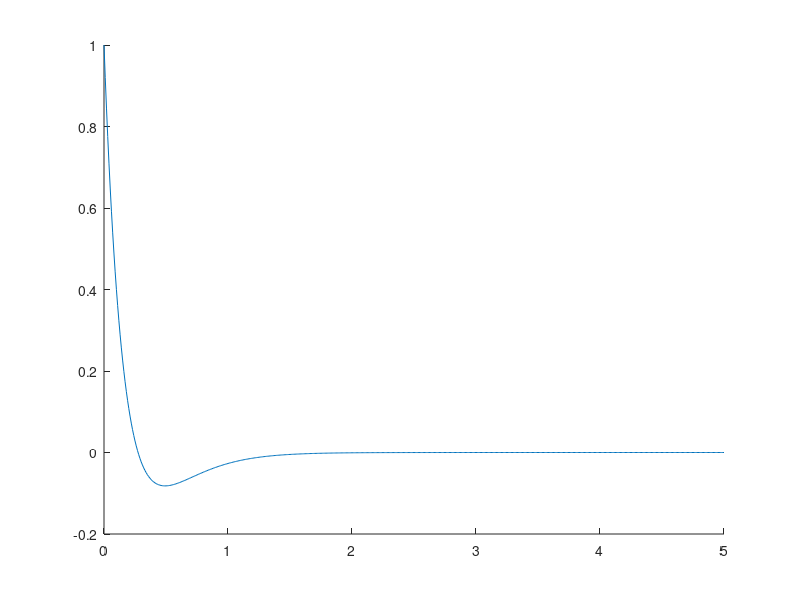

This chart was generated by the following MATLAB code:
A = [2,0;1,-1];
B = [1;1];
%p = [-0.1+1i,-0.1-1i];
%p = [-0.5+1i,-0.5-1i];
%p=[-.5,-1];
p = [-5,-4]
K=place(A,B,p);
x=[1;1];
t=0;
tf=5.0;
dt=0.01;
X=[];
T=[];
while(t<tf);
    X=[X,x];
    T=[T,t];
    x=x+dt.*(A-B*K)*x;
    t=t+dt;
end;

hold on
plot(T,X(1,:));